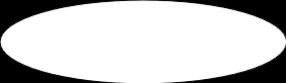
Frame 1 (no input)
Frame 60 (no input): identical to frame 1, image omitted
Frame 120 (the mouse pressed at the canvas centre since frame 60): identical to frame 1, image omitted

The p5.js sketch that drew this single still picture (run headless with seeded random() and noise() and a simulated clock; from frame 60 on, the mouse is pressed at the canvas centre):

// p5.js sketch
// ── sketch.js
function setup() {
  createCanvas(random(400), random(400));
    console.log(height,width);
  //console.log(width);          Console log can also be in the setup function
  //console.log(height);					     
}

function draw() {
  background(0);
  ellipse(width/2,height/2,width,height);
  console.log(height,width);
  //console.log(width);
  //console.log(height);
}


//width == holds the width of the canvas based on createCanvas
//height == holds the height of the canvas based on createCanvas
//console.log() == prints things to the console, include values from variables. Useful in debugging and programming
